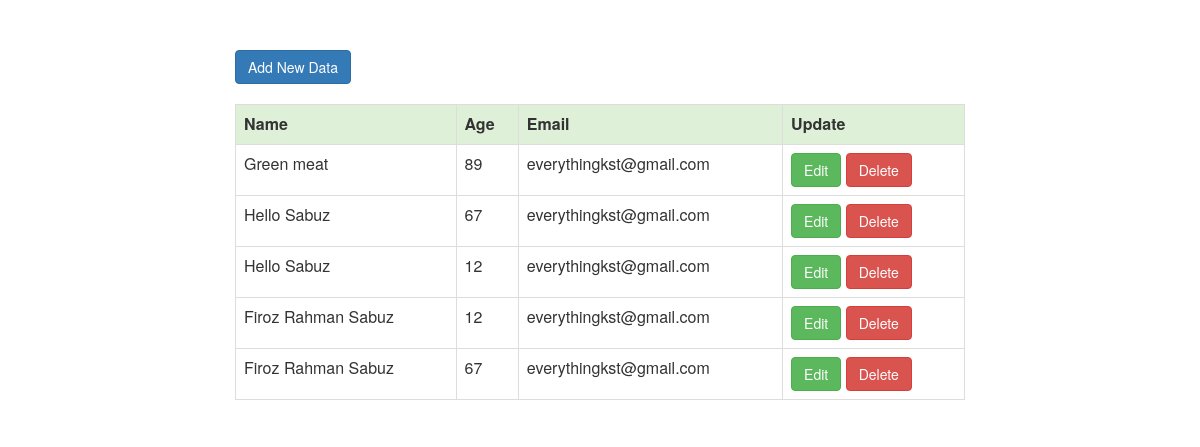
The page / on the database its author committed.
### tables this page shows
CREATE TABLE `users` (
  `id` int(11) NOT NULL,
  `name` varchar(100) NOT NULL,
  `age` int(3) NOT NULL,
  `email` varchar(100) NOT NULL
);

### index.php (the view)
<?php
include_once("config.php");
$result = mysqli_query($mysqli, "SELECT * FROM users ORDER BY id DESC");
?>
<?php include('partials/header.php'); ?>
<div class="container" style="padding-top:50px;">
	<div class="col-md-8 col-md-offset-2">
		<a class="btn btn-primary" href="add.php">Add New Data</a><br/><br/>
		<table class="table table-bordered table-hover">
			<tr class="success">
				<th>Name</th>
				<th>Age</th>
				<th>Email</th>
				<th>Update</th>
			</tr>
			<?php
			while($res = mysqli_fetch_array($result)) {
				echo "<tr>";
				echo "<td>".$res['name']."</td>";
				echo "<td>".$res['age']."</td>";
				echo "<td>".$res['email']."</td>";
				echo "<td><a class='btn btn-success' href=\"edit.php?id=$res[id]\">Edit</a>  <a class='btn btn-danger'  href=\"delete.php?id=$res[id]\" onClick=\"return confirm('Are you sure you want to delete?')\">Delete</a></td>";
			}
			?>
		</table>
	</div>
</div>
<?php include('partials/footer.php'); ?>

### partials/header.php (shortened to what this page needs)
<html>
<head>
    <link rel="stylesheet" href="asset/css/bootstrap.min.css">
</head>
<body>

### partials/footer.php (shortened to what this page needs)
</body>
</html>

### rows shown on the page
users: name "Green meat", age "89", email "everythingkst@gmail.com"
users: name "Hello Sabuz", age "67", email "everythingkst@gmail.com"
users: name "Hello Sabuz", age "12", email "everythingkst@gmail.com"
users: name "Firoz Rahman Sabuz", age "12", email "everythingkst@gmail.com"
users: name "Firoz Rahman Sabuz", age "67", email "everythingkst@gmail.com"
